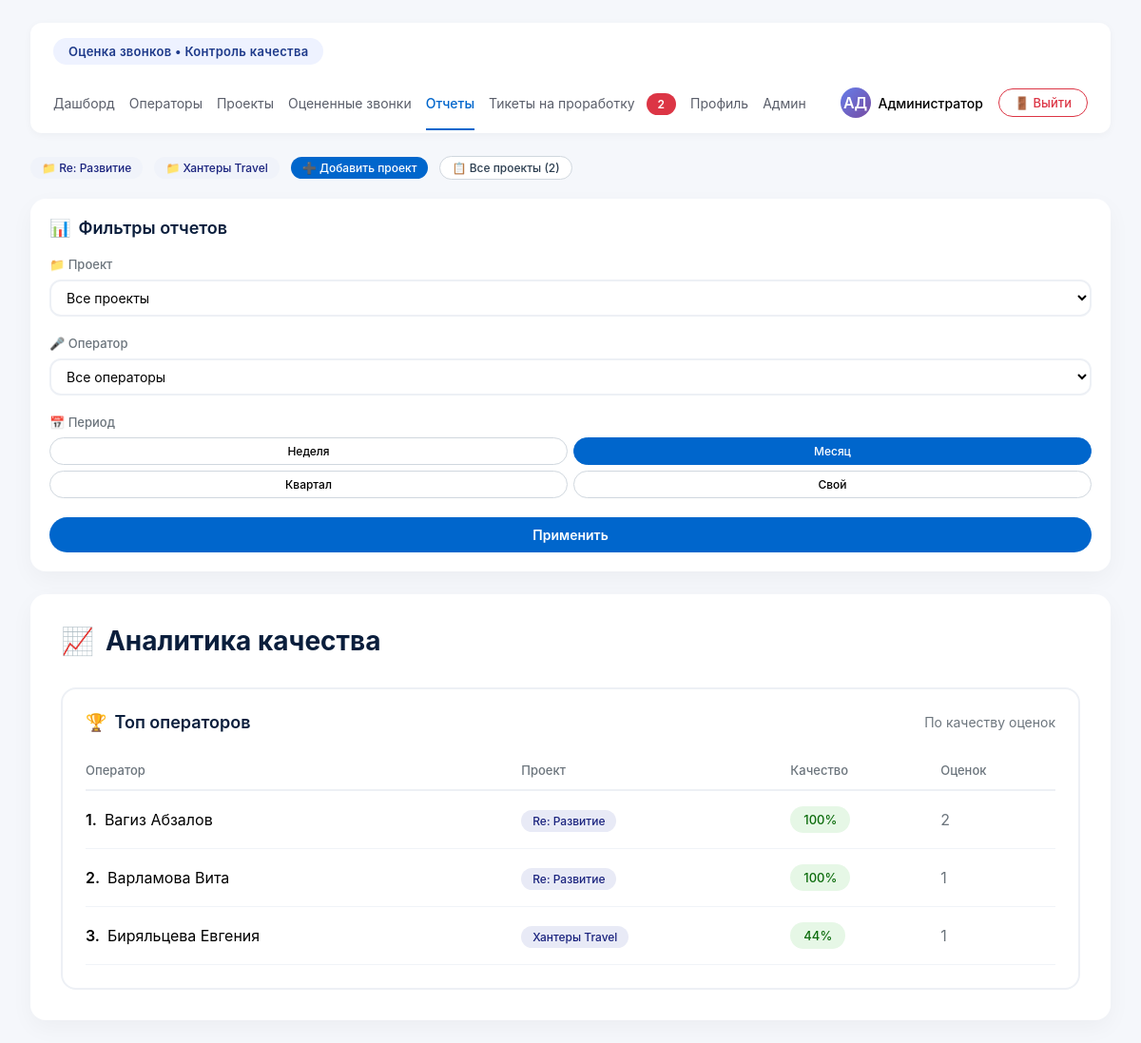
The app's page /reports (signed in) with its own data.
### database.py (models this page shows)
class User(Base):
    __tablename__ = "users"
    id = Column(Integer, primary_key=True)
    full_name = Column(String, nullable=False)
    login = Column(String, unique=True, nullable=False)
    password_hash = Column(String, nullable=True)
    role = Column(String, nullable=False, default=UserRole.CONTROLLER.value)
    email = Column(String, nullable=True)
    avatar_letters = Column(String(2), nullable=True)
    is_active = Column(Boolean, default=True)
    created_at = Column(DateTime, default=datetime.utcnow)
    evaluations_given = relationship("Evaluation", back_populates="evaluator")
    managed_projects = relationship("Project", secondary="project_managers", back_populates="managers")
    manager_links = relationship("ProjectManager", back_populates="user", overlaps="managed_projects,managers")

class Project(Base):
    __tablename__ = "projects"
    id = Column(Integer, primary_key=True)
    name = Column(String, unique=True, nullable=False)
    description = Column(String, nullable=True)
    is_active = Column(Boolean, default=True)
    created_at = Column(DateTime, default=datetime.utcnow)
    operators = relationship("Operator", back_populates="project")
    metric_blocks = relationship("MetricBlock", back_populates="project", cascade="all, delete-orphan")
    managers = relationship("User", secondary="project_managers", back_populates="managed_projects")
    topics = relationship("Topic", back_populates="project", cascade="all, delete-orphan")
    manager_links = relationship("ProjectManager", back_populates="project", overlaps="managers,managed_projects")

class Operator(Base):
    __tablename__ = "operators"
    id = Column(Integer, primary_key=True)
    full_name = Column(String, nullable=False)
    login = Column(String, unique=True, nullable=False)
    avatar_letters = Column(String(2))
    hire_date = Column(Date, nullable=True)
    experience_days = Column(Integer, default=0)
    total_evaluations = Column(Integer, default=0)
    avg_quality = Column(Float, default=0.0)
    avg_call_duration = Column(Integer, default=0)  # Средняя длительность звонка в секундах
    project_id = Column(Integer, ForeignKey("projects.id"), nullable=False)
    is_active = Column(Boolean, default=True)
    created_at = Column(DateTime, default=datetime.utcnow)
    project = relationship("Project", back_populates="operators")
    evaluations = relationship("Evaluation", back_populates="operator")

### main.py (the view)
@app.get("/reports", response_class=HTMLResponse)
async def reports_page(
    request: Request,
    project_id: Optional[int] = None,
    operator_id: Optional[int] = None,
    period: str = Query("month", regex="^(day|week|month|quarter|custom)$"),
    start_date: Optional[str] = Query(None, description="Начальная дата для кастомного периода"),
    end_date: Optional[str] = Query(None, description="Конечная дата для кастомного периода"),
    metric_id: Optional[int] = Query(None, description="ID метрики для фильтрации"),
    current_user: User = Depends(get_current_user),
    db: Session = Depends(get_db)
):
    projects = db.query(Project).filter(Project.is_active == True).all()
    operators_query = db.query(Operator).filter(Operator.is_active == True)
    if project_id:
        operators_query = operators_query.filter(Operator.project_id == project_id)
    operators = operators_query.all()
    if project_id:
        stats = get_project_stats(project_id, period_days=30)
    elif operator_id:
        stats = get_operator_stats(operator_id, period_days=30)
    else:
        stats = None
    top_operators = db.query(
        Operator.id,
        Operator.full_name,
        Operator.project_id,
        Project.name.label('project_name'),
        func.avg(Evaluation.quality_percent).label('avg_quality'),
        func.count(Evaluation.id).label('evaluations_count')
    ).join(Evaluation).join(Project).group_by(Operator.id).order_by(
        desc('avg_quality')
    ).limit(10).all()
    tickets_count = get_active_tickets_count(db)
    return templates.TemplateResponse(
        "reports.html",
        {
            "request": request,
            "user": current_user,
            "projects": projects,
            "operators": operators,
            "selected_project": project_id,
            "selected_operator": operator_id,
            "period": period,
            "start_date": start_date,
            "end_date": end_date,
            "metric_id": metric_id,
            "stats": stats,
            "top_operators": top_operators,
            "tickets_count": tickets_count,
            "date": date
        }
    )

### templates/reports.html (shortened to what this page needs)
<!DOCTYPE html>
<html lang="ru">
<head>
</head>
<body>
    <div class="top-nav">
        <div class="project-badge">Оценка звонков • Контроль качества</div>
        <div class="nav-links">
            <a href="/" class="nav-item {% if request.url.path == '/' %}active{% endif %}">Дашборд</a>
            <a href="/operators" class="nav-item {% if request.url.path == '/operators' %}active{% endif %}">Операторы</a>
            <a href="/projects" class="nav-item {% if request.url.path == '/projects' %}active{% endif %}">Проекты</a>
            <a href="/evaluations" class="nav-item {% if request.url.path == '/evaluations' %}active{% endif %}">Оцененные звонки</a>
            <a href="/reports" class="nav-item {% if request.url.path == '/reports' %}active{% endif %}">Отчеты</a>
            <a href="/tickets" class="nav-item {% if request.url.path == '/tickets' %}active{% endif %}">
                Тикеты на проработку
                <span class="tickets-badge">{{ tickets_count|default(0) }}</span>
            </a>
            <a href="/auth/profile" class="nav-item {% if request.url.path == '/auth/profile' %}active{% endif %}">Профиль</a>
            {% if user and user.role == 'admin' %}
            <a href="/admin" class="nav-item {% if request.url.path == '/admin' %}active{% endif %}">Админ</a>
            {% endif %}
        </div>
        <div class="user-rating">
            <div class="user-info">
                <div class="user-avatar">
                    {% if user and user.avatar_letters %}
                        {{ user.avatar_letters }}
                    {% elif user and user.full_name %}
                        {{ user.full_name[:2]|upper }}
                    {% else %}
                        АД
                    {% endif %}
                </div>
                <span style="font-size: 14px; font-weight: 500;">
                    {% if user and user.full_name %}
                        {{ user.full_name.split()[0] }}
                    {% else %}
                        Админ
                    {% endif %}
                </span>
            </div>
            <button class="logout-btn" type="button" onclick="showLogoutModal()">
                🚪 Выйти
            </button>
        </div>
    </div>
    <div class="projects-strip">
        {% for project in projects %}
            <a href="/project/{{ project.id }}" class="project-tag" style="background: #f0f3fa;">
                📁 {{ project.name }}
            </a>
        {% else %}
            <span class="project-tag" style="background: #f0f3fa;">📁 Нет проектов</span>
        {% endfor %}
        {% if user and user.role in ['admin', 'controller'] %}
        <span class="project-tag add" onclick="window.location.href='/projects'">➕ Добавить проект</span>
        {% endif %}
        <span class="project-tag all" onclick="window.location.href='/projects'">
            📋 Все проекты ({{ projects|length }})
        </span>
    </div>
    <div class="reports-container">
        <div class="sidebar">
            <div class="sidebar-header">
                <span>📊</span> Фильтры отчетов
            </div>
            <div class="filter-section">
                <div class="filter-label">📁 Проект</div>
                <select id="projectSelect" class="filter-select">
                    <option value="">Все проекты</option>
                </select>
            </div>
            <div class="filter-section">
                <div class="filter-label">🎤 Оператор</div>
                <select id="operatorSelect" class="filter-select">
                    <option value="">Все операторы</option>
                </select>
            </div>
            <div class="filter-section">
                <div class="filter-label">📅 Период</div>
                <div class="period-buttons">
                    <button class="period-btn" data-period="week">Неделя</button>
                    <button class="period-btn" data-period="month">Месяц</button>
                    <button class="period-btn" data-period="quarter">Квартал</button>
                    <button class="period-btn" data-period="custom">Свой</button>
                </div>
            </div>
            <button class="btn btn-primary" id="applyFilters">Применить</button>
        </div>
        <div class="main-content">
            <div class="content-header">
                <h1>
                    <span>📈</span>
                    Аналитика качества
                </h1>
            </div>
            <div class="table-container">
                <div class="table-header">
                    <div class="table-title">
                        <span>🏆</span> Топ операторов
                    </div>
                    <span style="color: #6c757d; font-size: 14px;">По качеству оценок</span>
                </div>
                <table class="reports-table">
                    <thead>
                        <tr>
                            <th>Оператор</th>
                            <th>Проект</th>
                            <th>Качество</th>
                            <th>Оценок</th>
                        </tr>
                    </thead>
                    <tbody id="topOperatorsBody">
                        {% for op in top_operators %}
                        <tr>
                            <td>
                                <div style="display: flex; align-items: center; gap: 8px;">
                                    <span style="font-weight: 600;">{{ loop.index }}.</span>
                                    {{ op.full_name }}
                                </div>
                            </td>
                            <td>
                                <span class="project-tag">{{ op.project_name }}</span>
                            </td>
                            <td>
                                <span class="quality-badge">{{ op.avg_quality|round|int }}%</span>
                            </td>
                            <td style="color: #6c757d;">{{ op.evaluations_count }}</td>
                        </tr>
                        {% endfor %}
                    </tbody>
                </table>
            </div>
        </div>
    </div>
</body>
</html>

### records on screen
User: avatar_letters "АД", full_name "Администратор"
Project: name "Re: Развитие"
Project: name "Хантеры Travel"
Operator: full_name "Вагиз Абзалов", project_name "Re: Развитие", avg_quality "100", evaluations_count "2"
Operator: full_name "Варламова Вита", project_name "Re: Развитие", avg_quality "100", evaluations_count "1"
Operator: full_name "Биряльцева Евгения", project_name "Хантеры Travel", avg_quality "44", evaluations_count "1"

### other values on screen
{{ tickets_count|default(0) }} "2"
{{ projects|length }} "2"
